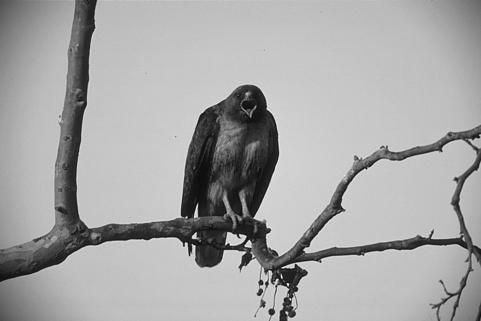
#> input picture Segmentación y detección de bordes/img/falcon.jpg, 481 x 321 px
$ jupyter execute 'Segmentación y detección de bordes.ipynb'
#> lines starting #> are read from the running program, lines starting #| are printed output that depends on the picture
<center>
<h1> SOLUCIÓN TAREA 11</h1>
<h3>Diego Godoy Rojas & Luis Carlos Diaz </h3>
</center>

En primer lugar se cargan las librerias y funciones necesarias, para obtener y evaluar las segmentaciones con distintos métodos.

[cell 1]
import cv2 as cv
from matplotlib import pyplot as plt
import numpy as np

from scipy import ndimage as ndi

from skimage.metrics import (adapted_rand_error,
                              variation_of_information)
from skimage.filters import (sobel,
                             threshold_multiotsu)
from skimage.measure import label
from skimage.util import img_as_float
from skimage.feature import canny
from skimage.morphology import remove_small_objects
from skimage.segmentation import (morphological_geodesic_active_contour,
                                  inverse_gaussian_gradient,
                                  watershed,
                                  mark_boundaries)

[cell 2]
def pyramid(base, level):
    pyr=[]
    x=base.shape[0]
    y=base.shape[1]
    pyr.append(base)

    for i in range(level):
        if pyr[i].shape[1]<2 or pyr[i].shape[0]<2:
            break
        pyr.append(cv.pyrDown(pyr[i], dstsize=(pyr[i].shape[1]//2, pyr[i].shape[0]//2)))
    return pyr

def parents(x,y, parent):
    center=np.floor(np.array([np.floor(x/2)+x%2-0.5, np.floor(y/2)+y%2-0.5]))
    shape=parent.shape
    coor=[]
    color=[]

    for i in range(4):
        for j in range(4):
            point=center+np.array([i,j])
            if((point>=0).all()):
                if(point[0]<shape[0] and point[1]<shape[1]):
                    coor.append(point)
                    color.append(parent[int(point[0]), int(point[1])])
    return color, coor

def relations(child, parent):
    Csize=child.shape
    rel=np.zeros((Csize[0],Csize[1],2))
    for i in range(Csize[0]):
        for j in range(Csize[1]):
            parColor, parCoor = parents(i, j, parent)
            currPx = int(child[i,j])
            diff = [np.abs(x-currPx) for x in parColor]
            nearArg = np.argmin(diff)
            rel[i,j] = parCoor[nearArg]
    return rel

def regions(parent, relations, firstParent):
    x=relations.shape[0]
    y=relations.shape[1]
    segImg=np.zeros((x,y))
    for i, x in enumerate(relations):
        for j, coor in enumerate(x):
            segImg[i,j]=parent[int(coor[0]), int(coor[1])]
    return segImg
def pyrSegmentation(image, level):
    pyr=pyramid(image, level)
    rel=[]
    for i in range(len(pyr)-1):
        rel.append(relations(pyr[i], pyr[i+1]))
    first=True
    seg=pyr[len(pyr)-1]
    for i in reversed(range(len(pyr))):
        if i==0:
            break
        seg=regions(seg, rel[i-1], first)
        first=False
    return seg
def Otsu_Multinivel(img,niveles=3):
    # Aplicando el umbral multi-Otsu para n niveles
    umbrales = threshold_multiotsu(img,classes = niveles)
    # Utilizando los valores del umbral, generamos n regiones.
    regiones = np.digitize(img, bins=umbrales)
    return umbrales,regiones

Se usa una imagen de prueba y su respectivo borde, tomado de: https://www2.eecs.berkeley.edu/Research/Projects/CS/vision/bsds/BSDS300/html/dataset/images/gray/42049.html

[cell 3]
img=cv.imread('img/falcon.jpg',0)
#> img is the input picture: shape (321, 481); min 0, max 249, mean 166.1
borderRef=cv.imread('img/border.jpg',0)
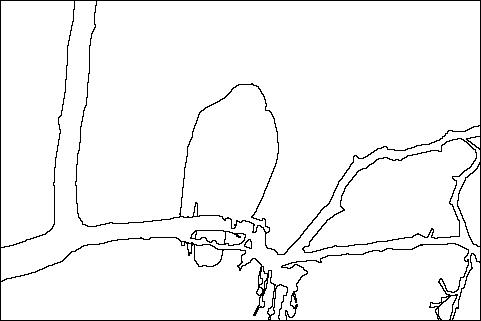
#> input picture Segmentación y detección de bordes/img/border.jpg, 481 x 321 px
#> borderRef is the input picture: shape (321, 481); min 0, max 255, mean 244.6

plt.figure(1, figsize=[15,30])
plt.subplot(1,2,1)
plt.title('Imagen Original')
plt.imshow(img, cmap='gray')
plt.subplot(1,2,2)
plt.title('Bordes de referencia')
plt.imshow(borderRef, cmap='gray')
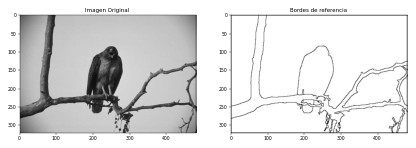
#> figure drawn by matplotlib, 2 panels

A continuación se se realizan distintas segentaciones y se obtienen los bordes de las imagenes segmentadas para así ser comparadas con los bordes de referencia.

<h4>Segmentación basada en regiones</h4>
Se usa el algoritmo de tareas anteriores para segmentar la imagen y cuando hay regiones uniformes se obtienen sus bordes usando el Laplaciano.

[cell 4]
seg=pyrSegmentation(img, 7)
#> after the loop in pyramid, `for i in range(level):`: pyr = 8 items
#> the loop in pyrSegmentation, `for i in range(len(pyr)-1):` made 7 passes
#> Csize in relations on pass 1: (321, 481)
#> the loop in pyrSegmentation, `for i in reversed(range(len(pyr))):` made 8 passes
#> i on passes 1, 2, 3, 5, 6, 7, 8: 7, 6, 5, 3, 2, 1, 0
#> after the loop in pyrSegmentation, `for i in reversed(range(len(pyr))):`:
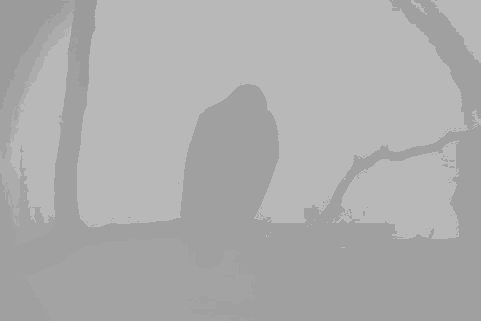
#> seg: shape (321, 481) float64; min 155, max 184, mean 172.2
lap=np.absolute(cv.Laplacian(seg, cv.CV_64F))
trh, lapBin=cv.threshold(lap, 1, 255, cv.THRESH_BINARY_INV)
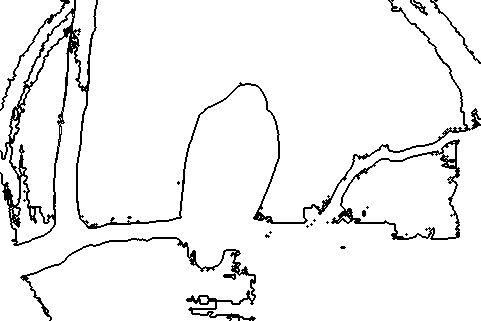
#> lapBin: shape (321, 481) float64; 94.4% white; black in thin lines or dots
pyraBorders=np.uint8(lapBin)
#> pyraBorders: shape (321, 481); 94.4% white; black in thin lines or dots

plt.figure(1, figsize=[15,30])
plt.subplot(1,2,1)
plt.title('Imagen Segmentada')
plt.imshow(np.uint8(seg), cmap='gray')
plt.subplot(1,2,2)
plt.title('Bordes')
plt.imshow(lapBin, cmap='gray')

<h4>Segmentación basada en bordes</h4>
Luego se obtienen los bordes usando el algoritmo Canny.

[cell 5]
cannyBorders=canny(img)
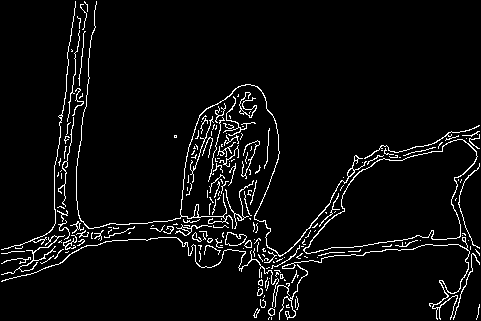
#> cannyBorders: shape (321, 481) bool; 4.8% white in thin lines or dots
cannyBorders=np.uint8(cannyBorders*255)
#> cannyBorders: shape (321, 481); 4.8% white in thin lines or dots
trh, cannyBorders=cv.threshold(cannyBorders, 200, 255, cv.THRESH_BINARY_INV)
#> cannyBorders: shape (321, 481); 95.2% white; black in thin lines or dots


plt.figure(1, figsize=[15,30])
plt.subplot(1,2,1)
plt.title('Imagen Original')
plt.imshow(img, cmap='gray')
plt.subplot(1,2,2)
plt.title('Bordes')
plt.imshow(cannyBorders, cmap='gray')

<h4>Segmentación basada en umbrales</h4>
En este caso se usa el algoritmo Otsu multinivel con tres niveles de tal manera que sea comparable a la referencia, nuevamente se extraen los bordes de las regiones umbralizadas.

[cell 6]
thr, otsu=Otsu_Multinivel(img,niveles=3)
#> in Otsu_Multinivel, `regiones = np.digitize(img, bins=umbrales)`:
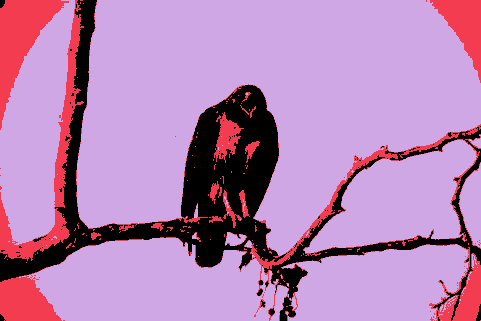
#> regiones: shape (321, 481) int64; 3 distinct labels, from 0 to 2; one colour per label, 0 black
otsu=np.uint8(otsu)
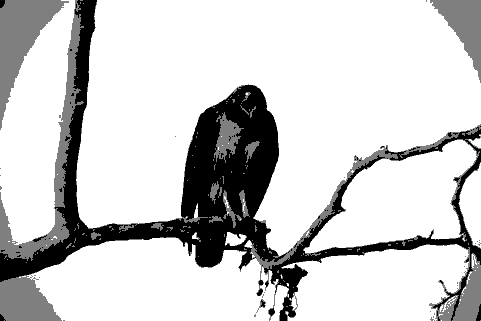
#> otsu: shape (321, 481); min 0, max 2, mean 1.61; drawn with min black and max white
otsuLap=np.absolute(cv.Laplacian(otsu, cv.CV_64F))
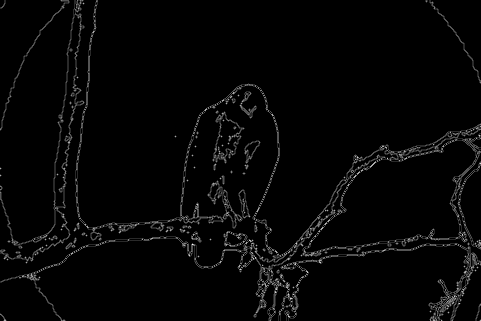
#> otsuLap: shape (321, 481) float64; min 0, max 6, mean 0.138; drawn with min black and max white
trh, otsuBorders=cv.threshold(otsuLap, 0, 255, cv.THRESH_BINARY_INV)
#> otsuBorders: shape (321, 481) float64; 91.5% white; black in thin lines or dots
otsuBorders=np.uint8(otsuBorders)
#> otsuBorders: shape (321, 481); 91.5% white; black in thin lines or dots

plt.figure(1, figsize=[15,30])
plt.subplot(1,2,1)
plt.title('Imagen segmentada')
plt.imshow(otsu, cmap='gray')
plt.subplot(1,2,2)
plt.title('Bordes')
plt.imshow(otsuBorders, cmap='gray')

Se muestran los bordes obtenidos con cada técnica sobre la imagen original, en este punto cabe resaltar que algunas técnicas llegan a econtrar bordes debido al cambio en el tono del fondo, esto sería un falso positivo, por otro lado con Otsu y Canny se encuentran muchos bordes debidos a la textura de los objetos.

[cell 7]
names=['Referencia' ,'Regiones(piramidal)', 'Bordes(canny)', 'Umbrales(Otsu)']
short_names=['Ref' ,'Piramidal', 'Canny', 'Otsu']
results=[borderRef ,pyraBorders, cannyBorders, otsuBorders]
plt.figure(4, figsize=[20,15])
for n, r in enumerate(results):
    plt.subplot(2,int(len(results)/2),n+1)
    plt.title(names[n])
    if(n==0):
        trh, ll=cv.threshold(r, 125, 255, cv.THRESH_BINARY)
        rr=np.uint8(ll)
        plt.imshow(mark_boundaries(img, rr), cmap='gray')
    else:
        plt.imshow(mark_boundaries(img, r), cmap='gray')
#> this loop made 4 passes
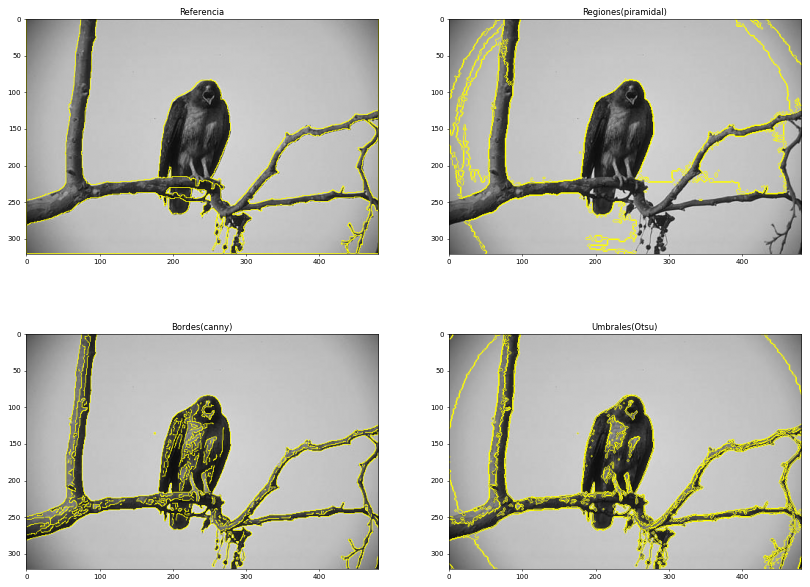
#> figure drawn by matplotlib, 4 panels

Finalmente se calculan metricas para comparar los métodos, se usa la matriz de confusión para encontrar la precision, la sensibilidad y el error, también se mide la variación de información para obtener una idea de la sobresegmentación y subsegmentación.

[cell 8]
precision_list = []
recall_list = []
split_list = []
merge_list = []
for name, im_test in zip(names, results):
    error, precision, recall = adapted_rand_error(borderRef, im_test)
    splits, merges = variation_of_information(borderRef, im_test)
    split_list.append(splits)
    merge_list.append(merges)
    precision_list.append(precision)
    recall_list.append(recall)
    print(f"\n## Method: {name}")
    print(f"Adapted Rand error: {error}")
    print(f"Adapted Rand precision: {precision}")
    print(f"Adapted Rand recall: {recall}")
    print(f"Over-segmentation: {splits}")
    print(f"Under-segmentation: {merges}")
#> this loop made 4 passes
#> name on passes 1 to 4: 'Referencia', 'Regiones(piramidal)', 'Bordes(canny)', 'Umbrales(Otsu)'
#> (printed output is left out)

fig, axes = plt.subplots(1, 2, figsize=(15, 5), constrained_layout=True)
ax = axes.ravel()

ax[0].scatter(merge_list, split_list)
for i, txt in enumerate(names):
    ax[0].annotate(txt, (merge_list[i], split_list[i]),
                   verticalalignment='center')
ax[0].set_xlabel('Under-segmentation:')
ax[0].set_ylabel('Over-segmentation:')
ax[0].set_title('Split Variation of Information')

ax[1].scatter(precision_list, recall_list)
for i, txt in enumerate(short_names):
    ax[1].annotate(txt, (precision_list[i], recall_list[i]),
                   verticalalignment='center')
ax[1].set_xlabel('Precision')
ax[1].set_ylabel('Recall')
ax[1].set_title('Adapted Rand precision vs. recall')

plt.show()
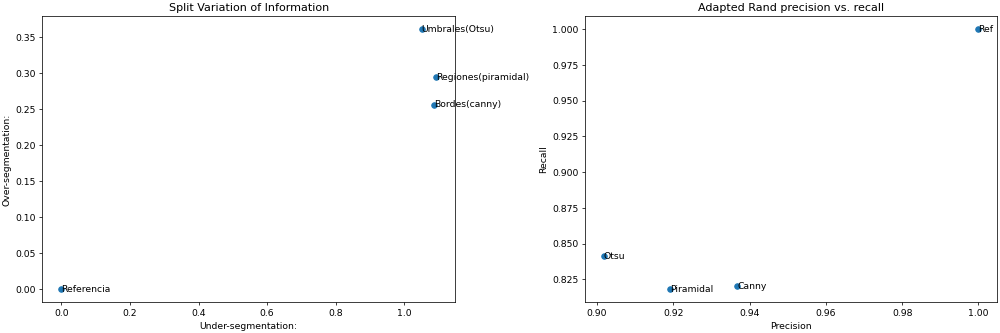
#> figure drawn by matplotlib, 2 panels
